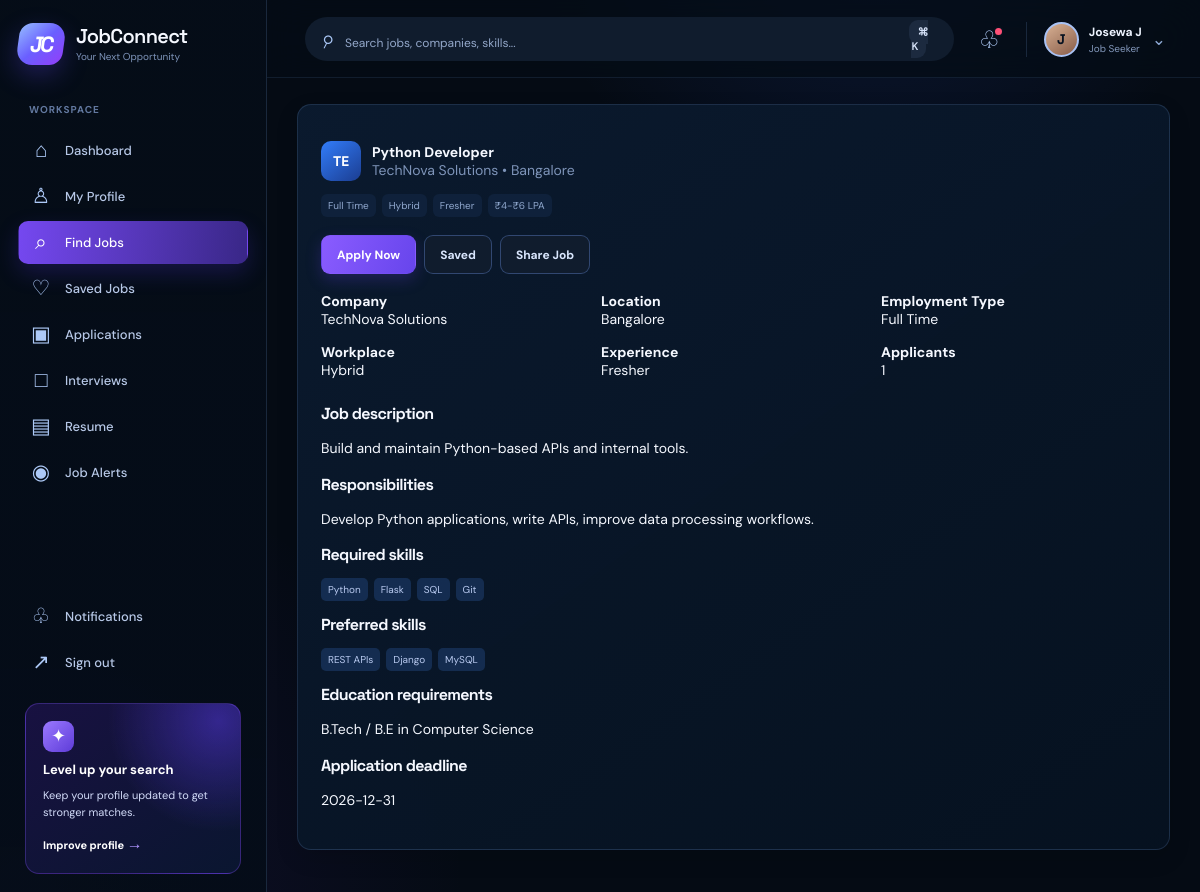
Screenshot of /job/1 (signed in) with the database file from the repository.
### tables this page shows
CREATE TABLE users (
            id INTEGER PRIMARY KEY AUTOINCREMENT,
            username TEXT UNIQUE NOT NULL,
            full_name TEXT NOT NULL,
            email TEXT UNIQUE NOT NULL,
            phone TEXT,
            password_hash TEXT NOT NULL,
            role TEXT NOT NULL,
            location TEXT,
            profile_image TEXT,
            created_at TEXT NOT NULL DEFAULT CURRENT_TIMESTAMP
        );

CREATE TABLE companies (
            id INTEGER PRIMARY KEY AUTOINCREMENT,
            recruiter_id INTEGER,
            company_name TEXT NOT NULL,
            logo TEXT,
            description TEXT,
            industry TEXT,
            location TEXT,
            website TEXT,
            employee_count INTEGER,
            created_at TEXT NOT NULL DEFAULT CURRENT_TIMESTAMP,
            FOREIGN KEY(recruiter_id) REFERENCES users(id)
        );

CREATE TABLE jobs (
            id INTEGER PRIMARY KEY AUTOINCREMENT,
            company_id INTEGER,
            recruiter_id INTEGER,
            title TEXT NOT NULL,
            description TEXT,
            responsibilities TEXT,
            required_skills TEXT,
            preferred_skills TEXT,
            location TEXT,
            salary_min INTEGER,
            salary_max INTEGER,
            employment_type TEXT,
            workplace_type TEXT,
            experience_level TEXT,
            education TEXT,
            deadline TEXT,
            status TEXT DEFAULT 'active',
            created_at TEXT NOT NULL DEFAULT CURRENT_TIMESTAMP,
            FOREIGN KEY(company_id) REFERENCES companies(id),
            FOREIGN KEY(recruiter_id) REFERENCES users(id)
        );

### backend/app.py (the view)
@app.route("/job/<int:job_id>")
def job_detail(job_id):
    job = get_job_details(job_id)
    if not job:
        flash("Job not found.", "error")
        return redirect(url_for("jobs"))
    user = get_current_user()
    job["is_saved"] = is_saved_by_user(user["id"] if user else None, job_id)
    return render_template("job_detail.html", job=job, user=user)

### backend/app.py (called while the page is built, shortened)
def get_current_user():
    user_id = session.get("user_id")
    if not user_id:
        return None
    conn = get_db_connection()
    user = conn.execute("SELECT * FROM users WHERE id = ?", (user_id,)).fetchone()
    conn.close()
    return dict(user) if user else None

def is_saved_by_user(user_id, job_id):
    if not user_id:
        return False
    conn = get_db_connection()
    row = conn.execute(
        "SELECT id FROM saved_jobs WHERE user_id = ? AND job_id = ?",
        (user_id, job_id),
    ).fetchone()
    conn.close()
    return bool(row)

def get_job_details(job_id):
    conn = get_db_connection()
    job = conn.execute(
        """
        SELECT j.*, c.company_name, c.logo, c.description AS company_description, c.location AS company_location,
               (SELECT COUNT(*) FROM applications a WHERE a.job_id = j.id) AS applicant_count
        FROM jobs j
        LEFT JOIN companies c ON c.id = j.company_id
        WHERE j.id = ?
        """,
        (job_id,),
    ).fetchone()
    conn.close()
    return dict(job) if job else None

def ensure_demo_data():
    conn = get_db_connection()
    user_count = conn.execute("SELECT COUNT(*) FROM users").fetchone()[0]
    if user_count > 0:
        conn.close()
        return

@app.before_request
def setup_demo_data():
    init_db()
    ensure_demo_data()

@app.context_processor
def inject_user():
    return {"current_user": get_current_user()}

### backend/database.py (called while the page is built)
def get_db_connection():
    conn = sqlite3.connect(DB_PATH)
    conn.row_factory = sqlite3.Row
    return conn

### frontend/templates/job_detail.html (shortened to what this page needs)
{% extends 'base.html' %}
{% block content %}
<div class="container">
  <div class="form-panel">
    <div class="company-row">
      <div class="company-badge">{{ job.company_name[:2]|upper }}</div>
      <div>
        <div><strong>{{ job.title }}</strong></div>
        <div style="color: var(--muted);">{{ job.company_name }} • {{ job.location }}</div>
      </div>
    </div>
    <div class="job-meta">
      <span class="meta-pill">{{ job.employment_type }}</span>
      <span class="meta-pill">{{ job.workplace_type }}</span>
      <span class="meta-pill">{{ job.experience_level }}</span>
      <span class="meta-pill">₹{{ job.salary_min }}-₹{{ job.salary_max }} LPA</span>
    </div>
    <div class="card-actions" style="margin: 18px 0;">
      <a href="{{ url_for('apply_job', job_id=job.id) }}" class="btn btn-primary">Apply Now</a>
      <form method="POST" action="{{ url_for('save_job', job_id=job.id) }}" style="display: inline;">
        <button type="submit" class="btn btn-secondary">{% if job.is_saved %}Saved{% else %}Save Job{% endif %}</button>
      </form>
      <button class="btn btn-secondary" type="button">Share Job</button>
    </div>
    <div class="form-grid" style="margin-top: 18px;">
      <div>
        <strong>Company</strong><br />{{ job.company_name }}
      </div>
      <div>
        <strong>Location</strong><br />{{ job.location }}
      </div>
      <div>
        <strong>Employment Type</strong><br />{{ job.employment_type }}
      </div>
      <div>
        <strong>Workplace</strong><br />{{ job.workplace_type }}
      </div>
      <div>
        <strong>Experience</strong><br />{{ job.experience_level }}
      </div>
      <div>
        <strong>Applicants</strong><br />{{ job.applicant_count or 0 }}
      </div>
    </div>
    <div style="margin-top: 24px;">
      <h3>Job description</h3>
      <p>{{ job.description }}</p>
      <h3>Responsibilities</h3>
      <p>{{ job.responsibilities }}</p>
      <h3>Required skills</h3>
      <div class="skills-inline">
        {% for skill in (job.required_skills or '').split(',') %}
        <span class="skill-tag">{{ skill.strip() }}</span>
        {% endfor %}
      </div>
      <h3>Preferred skills</h3>
      <div class="skills-inline">
        {% for skill in (job.preferred_skills or '').split(',') %}
        <span class="skill-tag">{{ skill.strip() }}</span>
        {% endfor %}
      </div>
      <h3>Education requirements</h3>
      <p>{{ job.education }}</p>
      <h3>Application deadline</h3>
      <p>{{ job.deadline }}</p>
    </div>
  </div>
</div>
{% endblock %}

### frontend/templates/base.html (shortened to what this page needs)
<!DOCTYPE html>
<html lang="en">
  <head>
    <link rel="stylesheet" href="{{ url_for('static', filename='css/style.css', v='8') }}" />
  </head>
  <body>
    {% set active = request.endpoint or '' %}
    <div class="page-shell {% if current_user %}signed-in{% else %}guest-shell{% endif %}">
      {% if current_user %}
      <aside class="sidebar" id="sidebar">
        <a class="brand-wrap" href="{{ url_for('dashboard') }}" aria-label="JobConnect dashboard">
          <span class="brand-mark">JC</span>
          <span><span class="brand-name">JobConnect</span><span class="brand-tag">Your Next Opportunity</span></span>
        </a>
        <nav class="sidebar-nav" aria-label="Main navigation">
          <p class="nav-label">Workspace</p>
          <a class="nav-link {% if active == 'dashboard' %}active{% endif %}" href="{{ url_for('dashboard') }}"><span class="nav-icon">⌂</span>Dashboard</a>
          {% if current_user.role == 'job_seeker' %}
          <a class="nav-link {% if active == 'profile' %}active{% endif %}" href="{{ url_for('profile') }}"><span class="nav-icon">♙</span>My Profile</a>
          <a class="nav-link {% if active == 'jobs' or active == 'search_results' or active == 'job_detail' %}active{% endif %}" href="{{ url_for('jobs') }}"><span class="nav-icon">⌕</span>Find Jobs</a>
          <a class="nav-link {% if active == 'saved_jobs' %}active{% endif %}" href="{{ url_for('saved_jobs') }}"><span class="nav-icon">♡</span>Saved Jobs</a>
          <a class="nav-link {% if active == 'applications_page' or active == 'application_detail' %}active{% endif %}" href="{{ url_for('applications_page') }}"><span class="nav-icon">▣</span>Applications</a>
          <a class="nav-link {% if active == 'interviews_page' or active == 'interview_detail' %}active{% endif %}" href="{{ url_for('interviews_page') }}"><span class="nav-icon">□</span>Interviews</a>
          <a class="nav-link {% if active == 'resume_management' %}active{% endif %}" href="{{ url_for('resume_management') }}"><span class="nav-icon">▤</span>Resume</a>
          <a class="nav-link {% if active == 'job_alerts' %}active{% endif %}" href="{{ url_for('job_alerts') }}"><span class="nav-icon">◉</span>Job Alerts</a>
          {% else %}
          <a class="nav-link {% if active == 'admin_users' %}active{% endif %}" href="{{ url_for('admin_users') }}"><span class="nav-icon">♙</span>Users</a>
          <a class="nav-link {% if active == 'admin_jobs' %}active{% endif %}" href="{{ url_for('admin_jobs') }}"><span class="nav-icon">▣</span>Job Listings</a>
          {% endif %}
        </nav>
        <div class="sidebar-bottom">
          <a class="nav-link {% if active == 'notifications_page' %}active{% endif %}" href="{{ url_for('notifications_page') }}"><span class="nav-icon">♧</span>Notifications</a>
          <a class="nav-link" href="{{ url_for('logout') }}"><span class="nav-icon">↗</span>Sign out</a>
          <div class="upgrade-card">
            <span class="upgrade-icon">✦</span><strong>Level up your search</strong>
            <span>Keep your profile updated to get stronger matches.</span>
            <a href="{{ url_for('profile') if current_user.role != 'admin' else url_for('dashboard') }}">Improve profile <b>→</b></a>
          </div>
        </div>
      </aside>
      <div class="workspace">
        <header class="topbar">
          <form method="GET" action="{{ url_for('search_results') }}" class="search-form">
            <span class="search-icon">⌕</span><input type="text" name="q" placeholder="Search jobs, companies, skills..." value="{{ request.args.get('q', '') }}" />
            <button type="submit" aria-label="Search">Search <kbd>⌘ K</kbd></button>
          </form>
          <div class="topbar-actions">
            <a href="{{ url_for('notifications_page') }}" class="round-action" aria-label="Notifications">♧</a>
            <a href="{{ url_for('profile') if current_user.role != 'admin' else url_for('dashboard') }}" class="user-menu"><span class="avatar">{{ current_user.full_name[:1]|upper }}</span><span class="user-menu-text"><b>{{ current_user.full_name }}</b><small>{{ current_user.role|replace('_', ' ')|title }}</small></span><span class="chevron">⌄</span></a>
          </div>
        </header>
      {% endif %}
      <main class="{% if current_user %}main-content{% else %}landing-main{% endif %}">{% block content %}{% endblock %}</main>
      {% if current_user %}</div>{% endif %}
    </div>
  </body>
</html>

### rows the page displays
users: full_name "J", full_name "Josewa J", role "Job Seeker"
companies: company_name "TE", company_name "TechNova Solutions"
jobs: title "Python Developer", location "Bangalore", employment_type "Full Time", workplace_type "Hybrid", experience_level "Fresher", salary_min "4", salary_max "6", description "Build and maintain Python-based APIs and internal tools.", responsibilities "Develop Python applications, write APIs, improve data processing workflows.", education "B.Tech / B.E in Computer Science", deadline "2026-12-31"

### other values shown
{{ job.applicant_count or 0 }} "1"
{{ skill.strip() }} "Python" "Flask" "SQL" "Git"
{{ skill.strip() }} "REST APIs" "Django" "MySQL"
